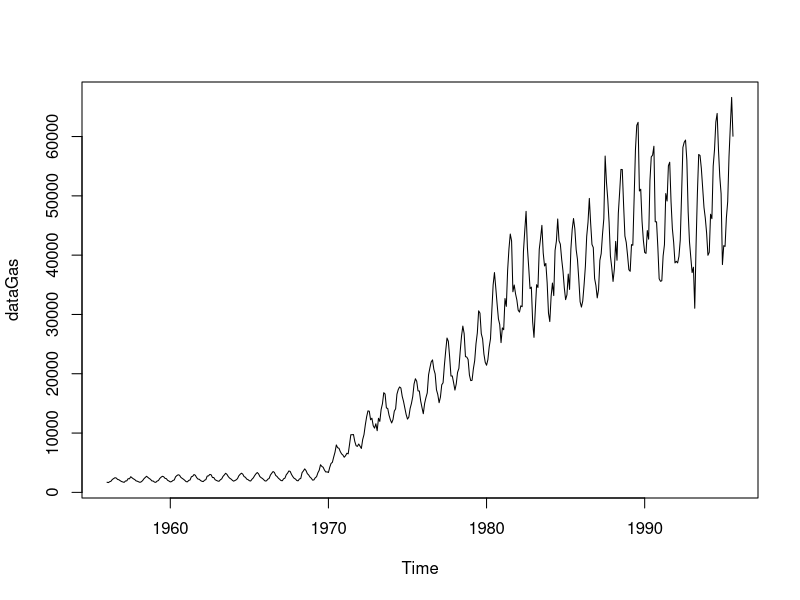
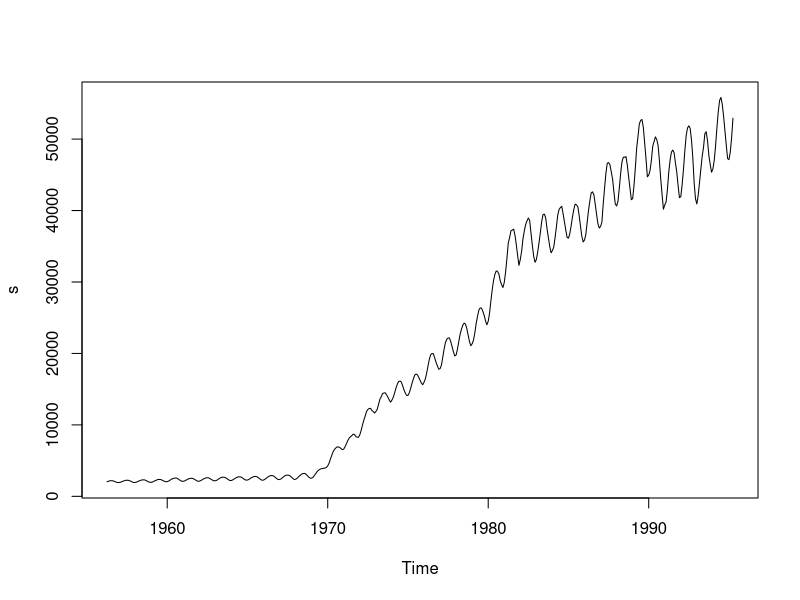

Recreate these plots in R, in order.

#setwd()
#getwd()
#Installed Packages
#installed.packages()
#data(package = "packageName")
#data()

library("forecast")
require(zoo)

data(gas)
length(gas)
dataGas <- gas
set.seed(1)
head(gas)

length(dataGas)
class(dataGas)
start(dataGas); end(dataGas); frequency(dataGas)
plot(dataGas)

z <- zoo(11:15, as.Date(31:35))
length(z)
z
rollapply(z, 1, mean)
rollapply(z, 2, mean)
rollapply(z, 4, mean)

s <- rollapply(dataGas, 8, mean)

length(s)
plot(s)
start(s); end(s); frequency(s)

z2 <- zoo(rnorm(6))
rollapply(z2, 3, mean, by = 3)
aggregate(z2, c(3,3,3,6,6,6), mean)

#help(lm)
#?lm
#?? "standard deviation"
#help.search("mean") 
#apropos("cor")
#vignette() 
#browseVignettes("ggplot2")
#help(rlm, package = "MASS")
#args(function_name)
#example(function_name)
#str(object_name)

Fact <- function(n) if (n == 1) 1 else n * Fact(n - 1)
Fact(5)

data(AirPassengers)
AP <- AirPassengers
start(AP); end(AP); frequency(AP)
